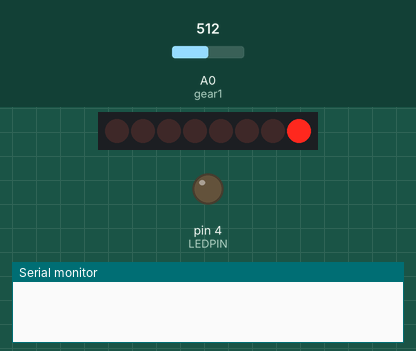
Bench run of a sketch on a simulated Arduino Leonardo, built with avr-gcc and run on an emulated ATmega32U4. Parts: 8 shift-register outputs drawn as a row of LEDs (first output left, lit = HIGH), output pins drawn as LEDs (lit = HIGH), the last lines printed to the serial monitor. Wiring (inferred from the names in the program): shift register (74HC595): data pin 8; shift clock pin 5; latch pin 6. Wiring (inferred from the signals the program sends): row of LEDs: on Q0, Q1, Q2, Q3, Q4, Q5, Q6, Q7. The test bench sets the inputs (shaded band); at power-on: A0 (gear1) = 512. Pins used as bus, display or sensor lines are not drawn.

Above: at 3.1 s.
At 4.31 s:
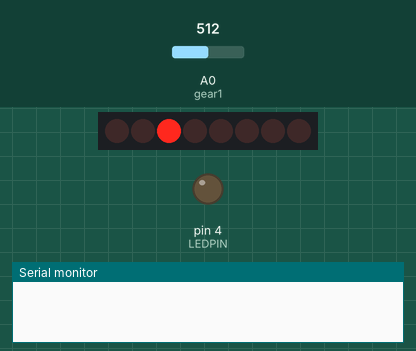
At 4.81 s:
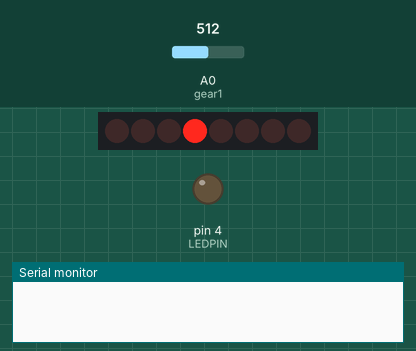
At 5.5 s:
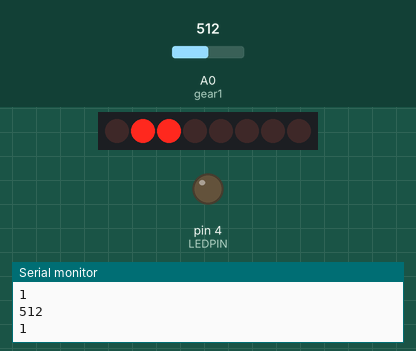
Timing chart, 0 to 7.0 s (numbered marks = the images above):
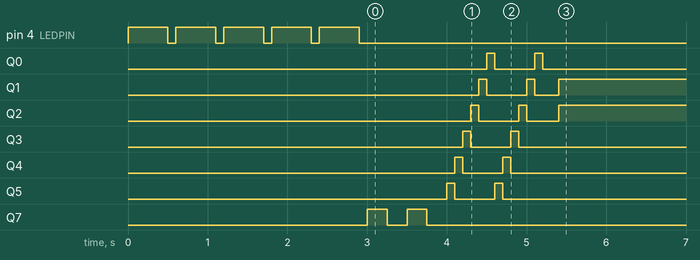

Measured:
- by itself, Q1: HIGH → LOW at 4.5 s, → HIGH 0.50 s later, → LOW 0.10 s later, → HIGH 0.30 s later
- by itself, Q2: alternates HIGH for 0.10 s and LOW for 0.45 s, 4 changes in all, then stays HIGH

The sketch:

Indicator.ino
```cpp
#define gear1 0 // pin18
#define gear2 1 // pin19
#define gear3 2 // pin20
#define gear4 3 // pin21
#define gear5 10 // pin10
#define gear6 6 // pin4

#define SRCLK 5
#define RCLK 6
#define SER 8

#define NUM_OF_GEAR 6

#define LEDPIN 4

const int gearList[] = {gear1, gear2, gear3, gear4, gear5};

const uint8_t SHIFT_PATTERNS[] = {
    0b11111100, // 0 -> N
    0b01100000, // 1
    0b11011010, // 2
    0b11110010, // 3
    0b01100110, // 4
    0b10110110, // 5
    0b11101110  // R
};

int val;
int isin;

void setup(){
    pinMode(LEDPIN, OUTPUT);
    Ltika();

    Serial.begin(9600);

    pinMode(SRCLK, OUTPUT);
    pinMode(RCLK, OUTPUT);
    pinMode(SER, OUTPUT);

    onInitialise();

    shiftOut(SER, SRCLK, LSBFIRST, 0b00000000);
    digitalWrite(RCLK, LOW);
    digitalWrite(RCLK, HIGH);
    delay(200);

}

void loop(){
    int isN=1;
    for(int x : gearList){

        val = analogRead(gear1);
        Serial.println(val);
        isin = val >> 9;
        Serial.println(isin);

        if(isin == 1)
            printStatus(SHIFT_PATTERNS[isin]);
            isN = 0;
    }

    // どこにもギアが入ってないときはニュートラル -> 0
    if(isN) printStatus(SHIFT_PATTERNS[0]);

    delay(50);
}

void Ltika(){
    // 確認用コード
    for(int i = 0; i < 5; i++){
        digitalWrite(LEDPIN, HIGH);
        delay(500);
        digitalWrite(LEDPIN, LOW);
        delay(100);
    }
}

void onInitialise(){

    // シフトインジケータの初期化処理
    // 小数点の部分を二回点滅させて、バーを二回回す

    uint8_t led = 0b00000010;
    uint8_t ledmax = 0b10000000;
    int i = 0;

    for(int i = 0; i < 2; i++){
        shiftOut(SER, SRCLK, LSBFIRST, 0b00000001);
        digitalWrite(RCLK, LOW);
        digitalWrite(RCLK, HIGH);
        delay(250);
        shiftOut(SER, SRCLK, LSBFIRST, 0b00000000);
        digitalWrite(RCLK, LOW);
        digitalWrite(RCLK, HIGH);
        delay(250);
    }

    while(i < 2){
        rollLED(led, ledmax);
        i++;
    }

}

void rollLED(uint8_t led, uint8_t ledmax){

    // 光のバーを回すところ
    // F -> E -> D -> C -> B -> A
    // の順で点灯させていくと光のバーが回転しているようになる。
    // いずれはもうちょっとかっこよくしたい

    while(led < ledmax){
        led = led << 1;
        shiftOut(SER, SRCLK, LSBFIRST, led);
        digitalWrite(RCLK, LOW);
        digitalWrite(RCLK, HIGH);
        delay(100);
    }
}

void printStatus(uint8_t now_gear){

    // 現在のギアの位置に合わせてセグメントLEDに表示する
    shiftOut(SER, SRCLK, LSBFIRST, now_gear);
    digitalWrite(RCLK, LOW);
    digitalWrite(RCLK, HIGH);
    delay(50);

}
```
